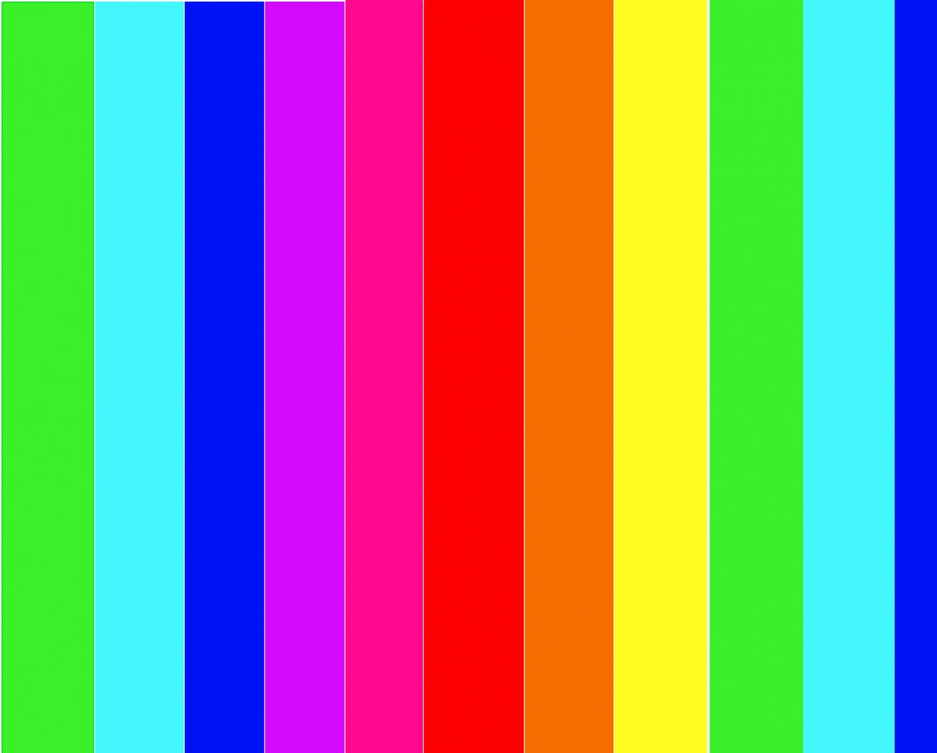
#> input picture Pictures/colorStripe.png, 937 x 753 px, shrunk from 1920 x 1543 before the run, found by its file name
$ python Exercise_4.py
#> lines starting #> are read from the running program, lines starting #| are printed output that depends on the picture
import cv2
import numpy as np

# reading the image
color_stripe = "Pictures/colorStripe.png"
image = cv2.imread(color_stripe)
#> image is the input picture: shape (753, 937, 3); mean B, G, R 127.5, 136.9, 141.9
bw, gw, rw = cv2.split(image)
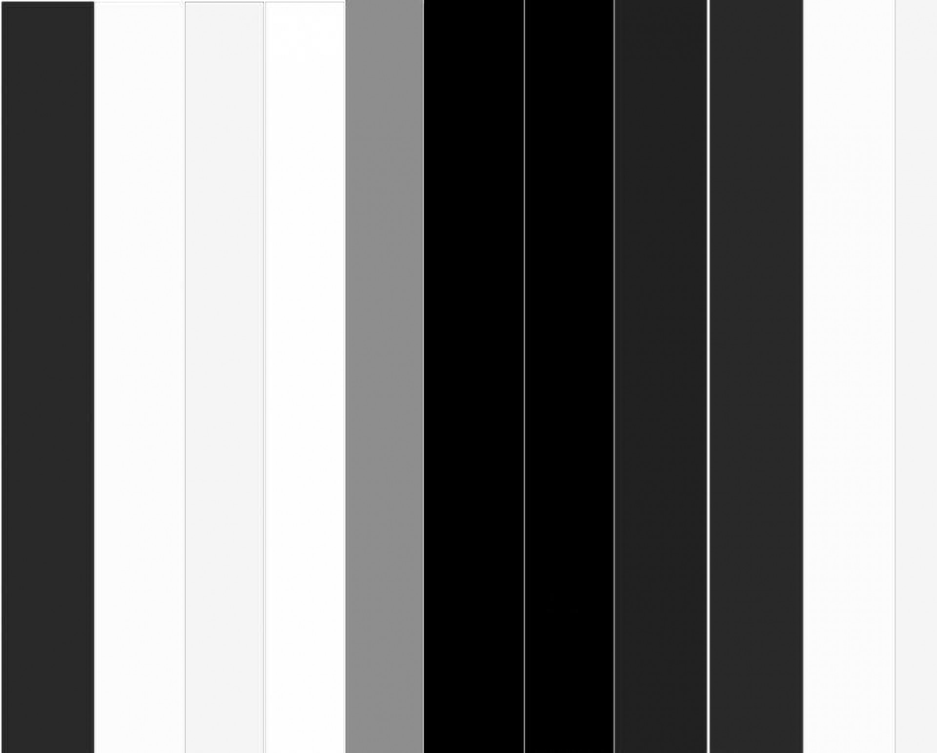
#> bw: shape (753, 937); min 0, max 255, mean 127.5
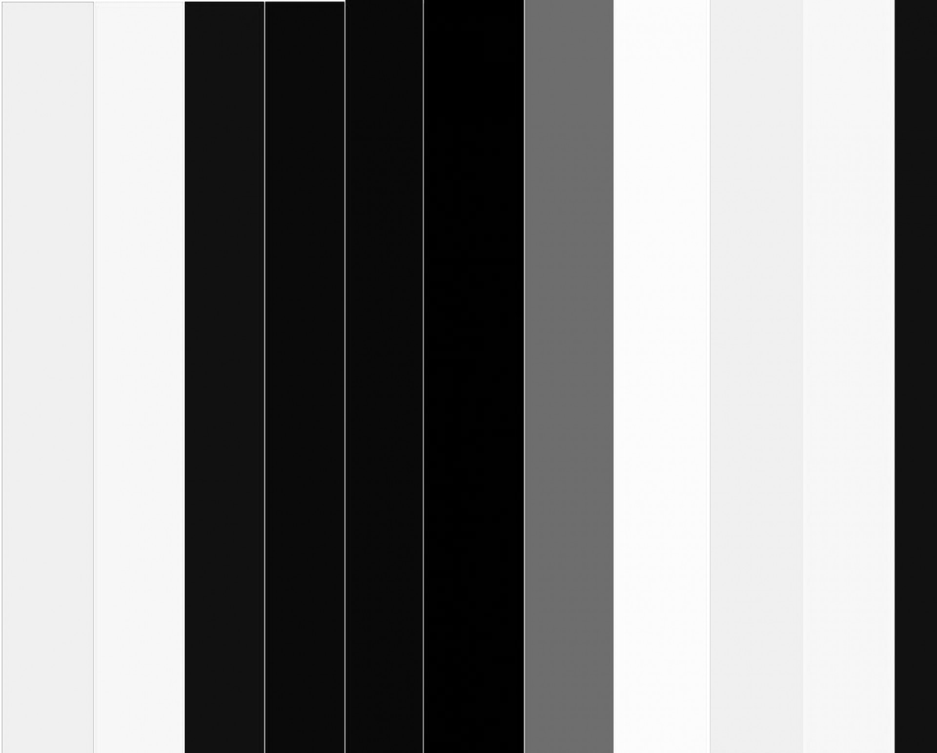
#> gw: shape (753, 937); min 0, max 255, mean 136.9
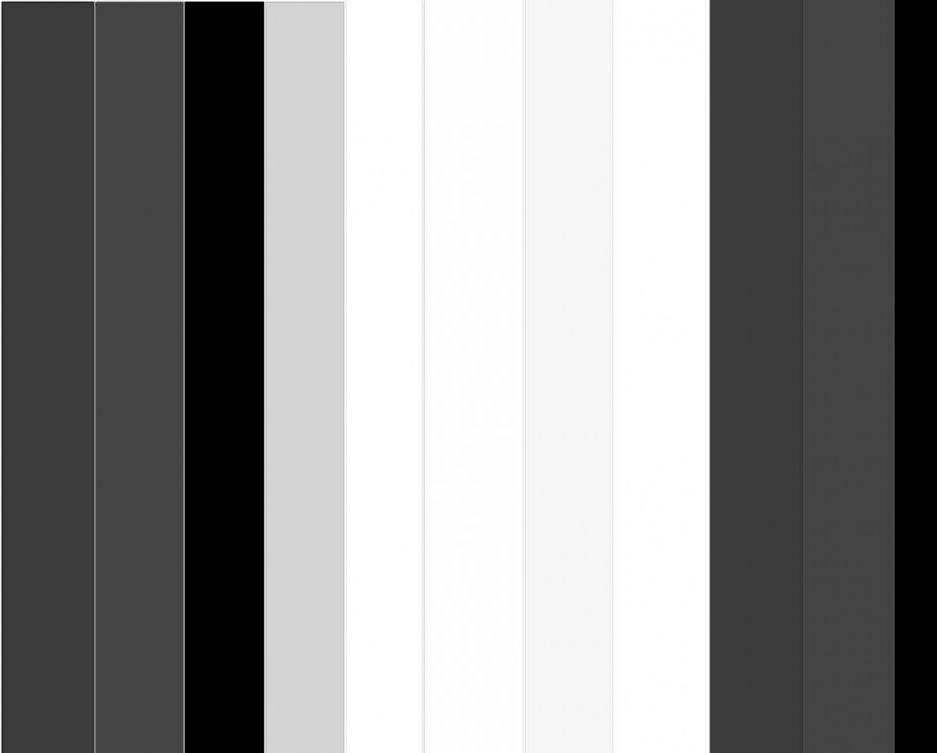
#> rw: shape (753, 937); min 0, max 255, mean 141.9

b = image.copy()
# setting green and red channels to 0
b[:, :, 1] = 0
b[:, :, 2] = 0
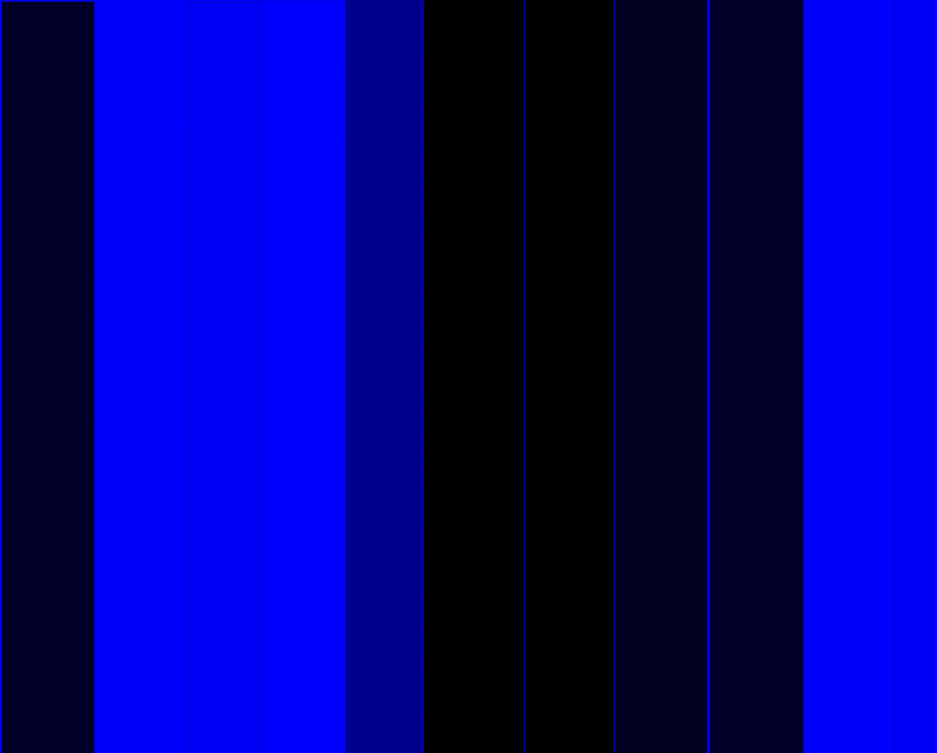
#> b: shape (753, 937, 3); mean B, G, R 127.5, 0, 0

g = image.copy()
# setting blue and red channels to 0
g[:, :, 0] = 0
g[:, :, 2] = 0
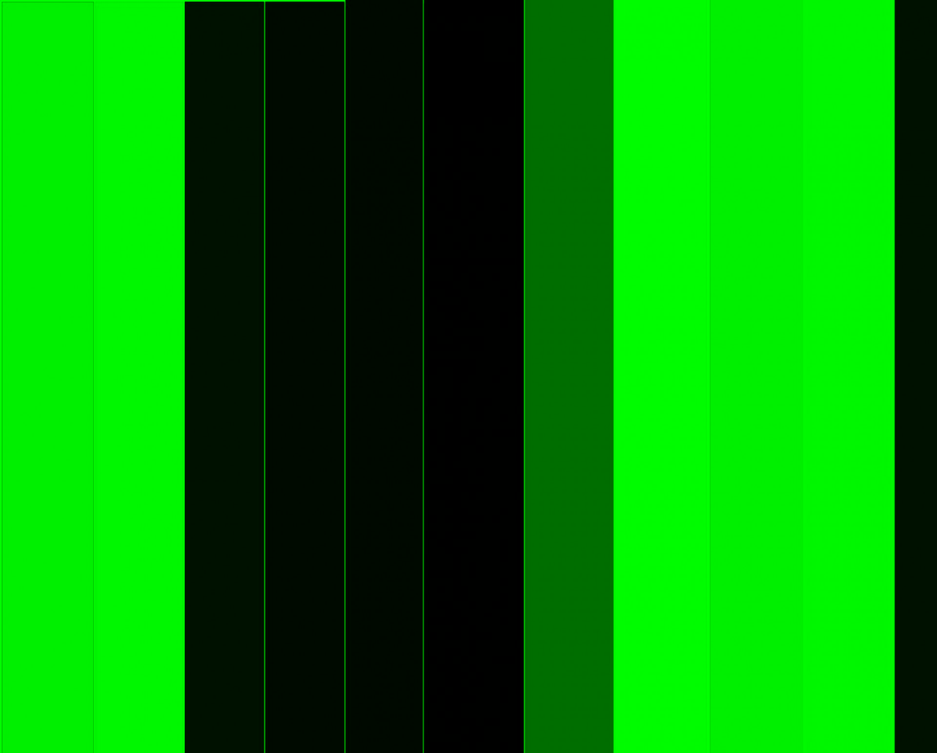
#> g: shape (753, 937, 3); mean B, G, R 0, 136.9, 0

r = image.copy()
# setting blue and green channels to 0
r[:, :, 0] = 0
r[:, :, 1] = 0
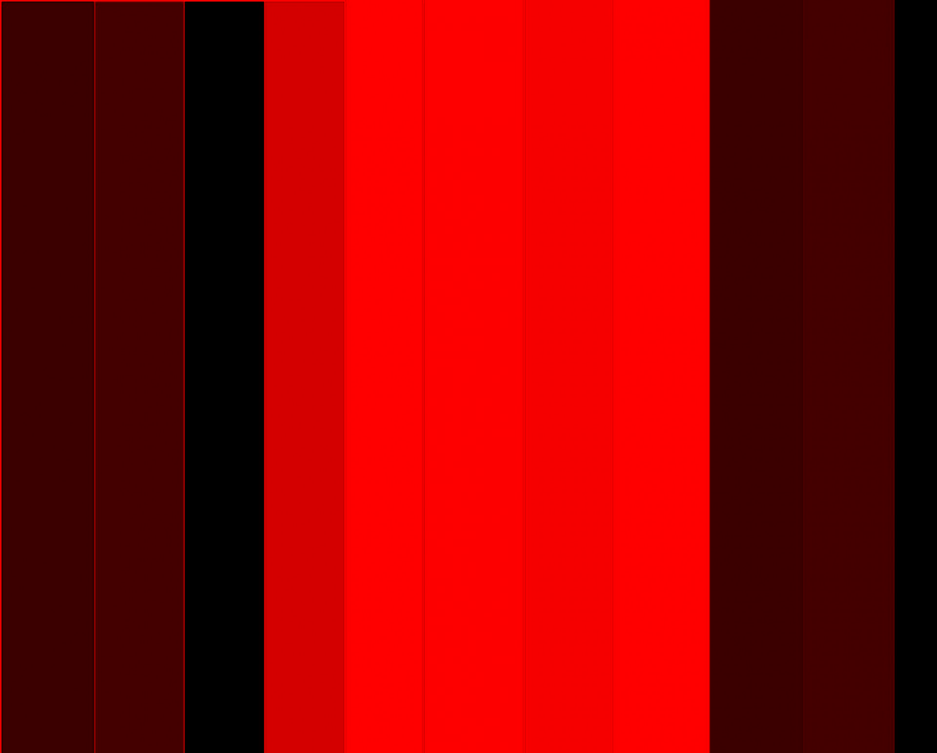
#> r: shape (753, 937, 3); mean B, G, R 0, 0, 141.9

# RGB - Blue
cv2.imshow("B-RGB", b)
cv2.imshow("BW B-RGB", bw)
# RGB - Green
cv2.imshow("G-RGB", g)
cv2.imshow("GW G-RGB", gw)
# RGB - Red
cv2.imshow("R-RGB", r)
cv2.imshow("RW R-RGB", rw)
cv2.waitKey(0)

"""
    img[:,:,0] corresponds to the blue channel, img[:,:,1] corresponds to the green channel and img[:,:,2] corresponds to the red channel
"""
